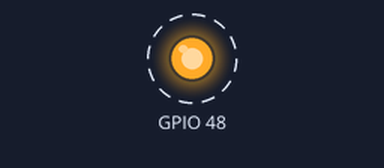
The program below on a simulated ESP32-S3. On the bench: output pins drawn as LEDs (lit = HIGH). Dashed ring = blinking. What the program prints to the serial monitor is not drawn.

Above: at 1.7 s.
Timing chart, 0 to 4.5 s (numbered marks = the images above):
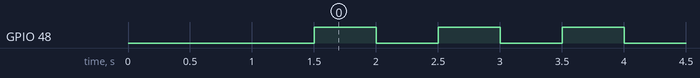

The program:

main.cpp
```cpp
#include <Arduino.h>

// On many ESP32-S3 DevKitM-1 boards the built-in LED is on GPIO 48.
// If your board uses another pin, change this accordingly.
#ifndef LED_BUILTIN
#define LED_BUILTIN 48
#endif

void setup() {
  // Small delay so ROM boot messages clear
  delay(500);

  Serial.begin(115200);
  delay(1000);

  Serial.println();
  Serial.println("===== Minimal sanity check sketch started =====");

  pinMode(LED_BUILTIN, OUTPUT);
  digitalWrite(LED_BUILTIN, LOW);

  Serial.print("LED pin is ");
  Serial.println(LED_BUILTIN);
}

void loop() {
  Serial.println("Toggling LED...");
  digitalWrite(LED_BUILTIN, !digitalRead(LED_BUILTIN));
  delay(500);
}
```

Measured:
- by itself, GPIO 48: alternates HIGH for 0.50 s and LOW for 0.50 s
